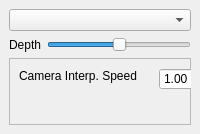
  <widget class="QDockWidget" name="lightingDockWidget" >
   <property name="sizePolicy" >
    <sizepolicy vsizetype="Preferred" hsizetype="Maximum" >
     <horstretch>0</horstretch>
     <verstretch>0</verstretch>
    </sizepolicy>
   </property>
   <property name="minimumSize" >
    <size>
     <width>200</width>
     <height>134</height>
    </size>
   </property>
   <property name="allowedAreas" >
    <set>Qt::LeftDockWidgetArea|Qt::RightDockWidgetArea</set>
   </property>
   <property name="windowTitle" >
    <string>Lighting</string>
   </property>
   <attribute name="dockWidgetArea" >
    <number>1</number>
   </attribute>
   <widget class="QWidget" name="dockWidgetContents_8" >
    <layout class="QGridLayout" >
     <item row="0" column="0" colspan="2" >
      <widget class="QComboBox" name="lightingPositionComboBox" >
       <property name="currentIndex" >
        <number>-1</number>
       </property>
      </widget>
     </item>
     <item row="1" column="0" >
      <widget class="QLabel" name="lightingDepthLabel" >
       <property name="text" >
        <string>Depth</string>
       </property>
      </widget>
     </item>
     <item row="1" column="1" >
      <widget class="QSlider" name="lightingDepthSlider" >
       <property name="maximum" >
        <number>2000</number>
       </property>
       <property name="singleStep" >
        <number>10</number>
       </property>
       <property name="pageStep" >
        <number>100</number>
       </property>
       <property name="value" >
        <number>1000</number>
       </property>
       <property name="orientation" >
        <enum>Qt::Horizontal</enum>
       </property>
      </widget>
     </item>
     <item row="2" column="0" colspan="2" >
      <widget class="QFrame" name="frame_2" >
       <property name="frameShape" >
        <enum>QFrame::StyledPanel</enum>
       </property>
       <property name="frameShadow" >
        <enum>QFrame::Raised</enum>
       </property>
       <widget class="QDoubleSpinBox" name="cameraInterpSpeedBox" >
        <property name="geometry" >
         <rect>
          <x>150</x>
          <y>10</y>
          <width>62</width>
          <height>22</height>
         </rect>
        </property>
        <property name="singleStep" >
         <double>0.050000000000000</double>
        </property>
        <property name="value" >
         <double>1.000000000000000</double>
        </property>
       </widget>
       <widget class="QLabel" name="label" >
        <property name="geometry" >
         <rect>
          <x>10</x>
          <y>10</y>
          <width>141</width>
          <height>16</height>
         </rect>
        </property>
        <property name="text" >
         <string>Camera Interp. Speed</string>
        </property>
       </widget>
      </widget>
     </item>
    </layout>
    <zorder>lightingPositionComboBox</zorder>
    <zorder>lightingDepthLabel</zorder>
    <zorder>lightingDepthSlider</zorder>
    <zorder>frame_2</zorder>
   </widget>
  </widget>
